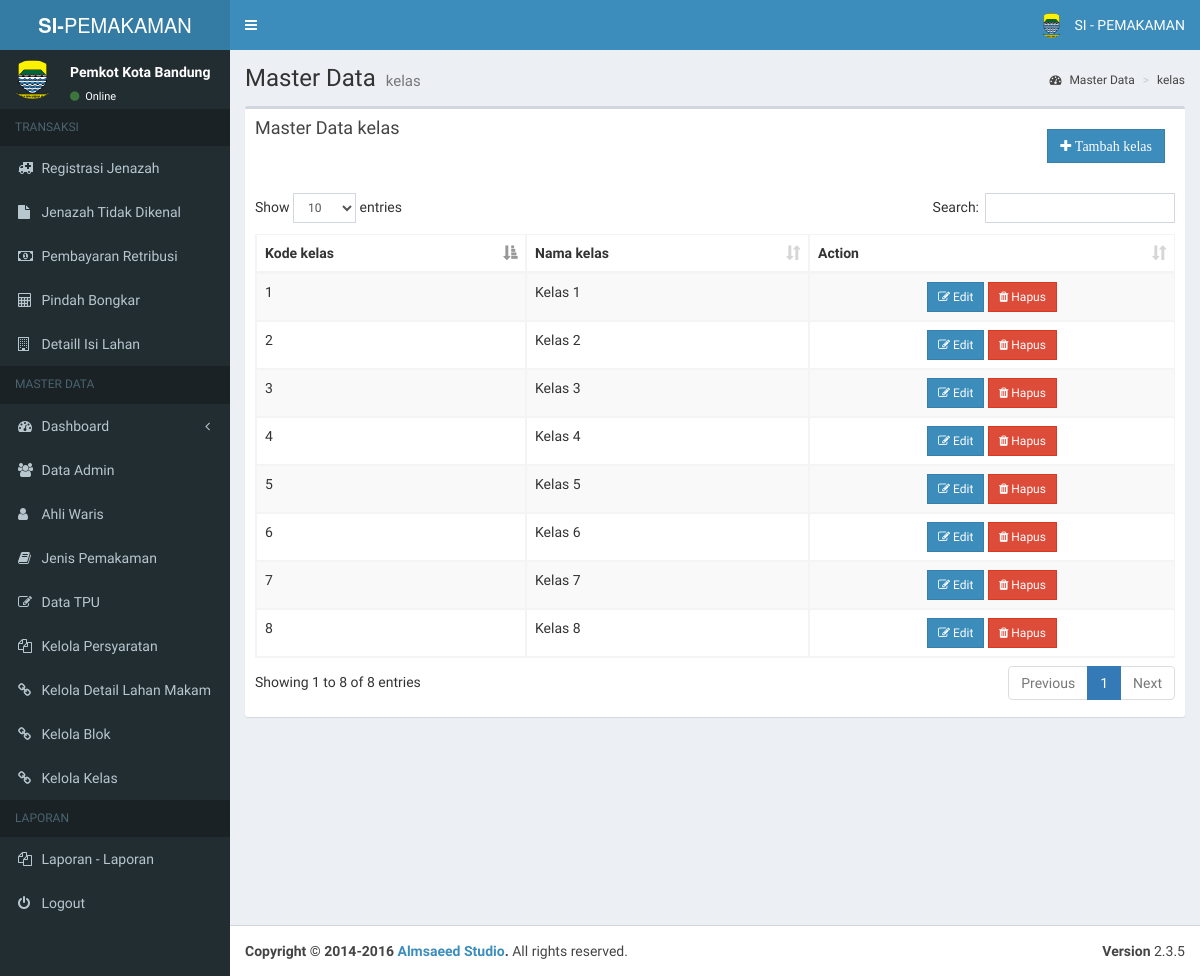
The app's page /pages/admin/kelola_kelas.php (signed in) with its own data.
### tables this page shows
CREATE TABLE IF NOT EXISTS `kelas` (
  `id_kelas` int(11) NOT NULL,
  `nama_kelas` varchar(255) DEFAULT NULL
);

### pages/admin/kelola_kelas.php (the view, shortened to what this page needs)
<?php include('header.php'); ?>
<?php include('nav.php'); ?>
<div class="content-wrapper">
  <section class="content-header">
    <h1>
      Master Data
      <small>kelas</small>
    </h1>
    <ol class="breadcrumb">
      <li><a href="#"><i class="fa fa-dashboard"></i> Master Data</a></li>
      <li><a href="#">kelas</a></li>
    </ol>
  </section>
  <section class="content">
    <div class="row">
      <div class="col-xs-12">
        <div class="box">
          <div class="box-header">
            <h3 class="box-title">Master Data kelas</h3>
            <div class="box-header pull-right">
              <button type="button" class="btn btn-primary btn-flat" data-toggle="modal" data-target="#myModal"><span class="fa fa-plus"> Tambah kelas</span></button>
            </div>
          </div>
          <div class="box-body">
            <div class="table-responsive">
              <table id="example1" class="table table-bordered table-striped">
                <thead>
                  <tr>
                    <th>Kode kelas</th>
                    <th>Nama kelas</th>
                    <th>Action</th>
                  </tr>
                </thead>
                <tbody>
                  <?php
                  $no=1;
                  $sql = mysql_query("SELECT * FROM kelas")or die(mysql_error());
                  while($row = mysql_fetch_array($sql)){
                    ?>
                    <tr>
                      <form method="POST" action="">
                        <td><?php echo $row['id_kelas']; ?></td>
                        <td><?php echo $row['nama_kelas'] ?></td>
                        <td align="center">
                          <a href="#" class='open_modal' id='<?php echo $row['id_kelas']; ?>'>
                           <button type="button" class="btn btn-primary btn-flat btn-sm">
                            <i class="fa fa-edit"></i> Edit</button></a>
                            <a href="delete_kelas.php?&id_kelas=<?php echo $row['id_kelas']; ?>" class="delete-link">
                              <button type="submit" class="btn btn-danger btn-flat btn-sm">
                                <i class="fa fa-trash"></i> Hapus</button></a>
                              </td>
                            </form>
                          </tr>
                          <?php $no++; } ?>
                        </tbody>
                      </table>
                    </div>
                  </div>
                </div>
              </div>
            </div>
          </section>
        </div>
       <?php include('footer.php'); ?>

### records on screen
kelas: id_kelas "1", nama_kelas "Kelas 1"
kelas: id_kelas "2", nama_kelas "Kelas 2"
kelas: id_kelas "3", nama_kelas "Kelas 3"
kelas: id_kelas "4", nama_kelas "Kelas 4"
kelas: id_kelas "5", nama_kelas "Kelas 5"
kelas: id_kelas "6", nama_kelas "Kelas 6"
kelas: id_kelas "7", nama_kelas "Kelas 7"
kelas: id_kelas "8", nama_kelas "Kelas 8"
